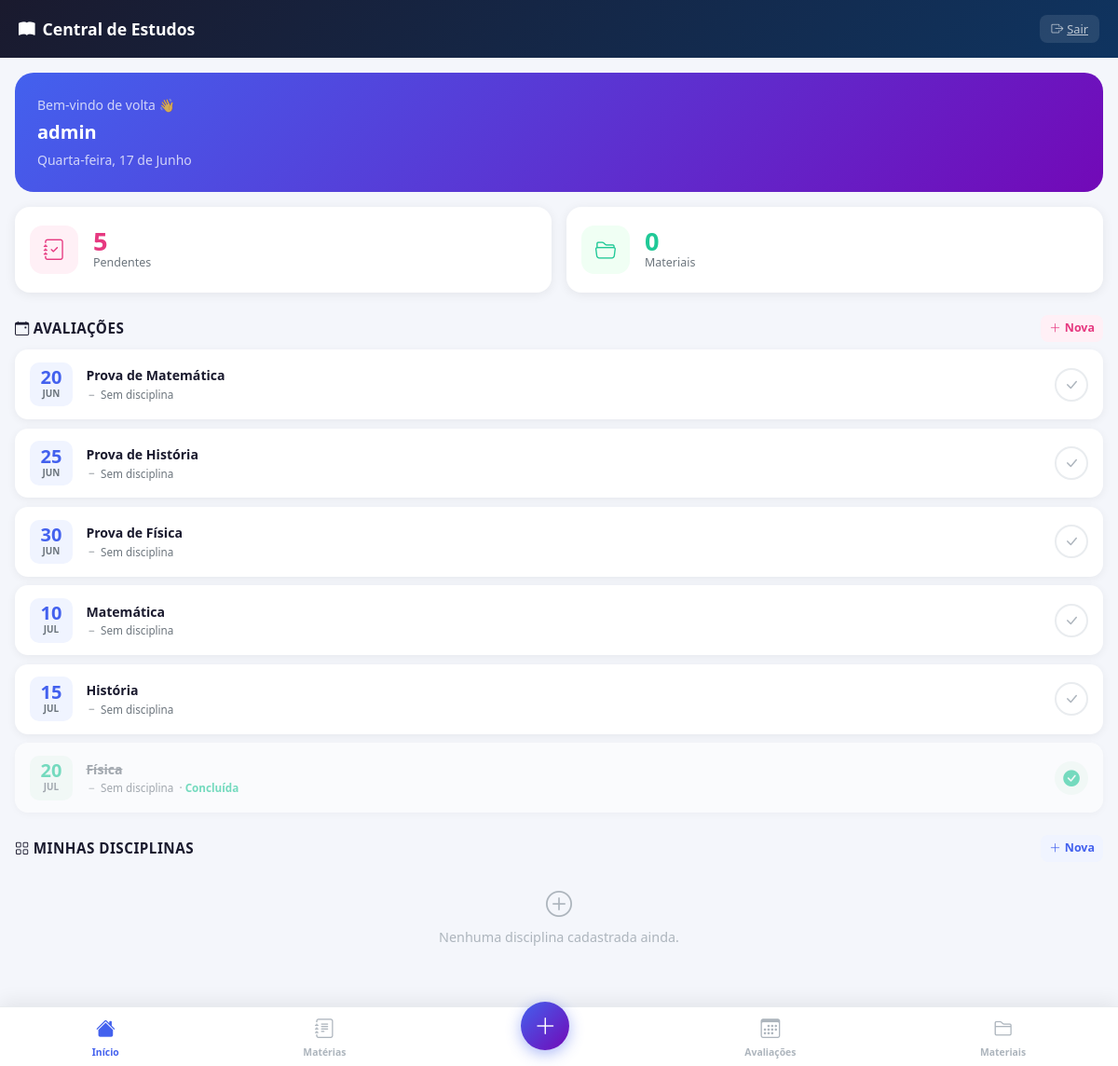
The page /dashboard/ (signed in) on the database its author committed.
### estudos/models.py (models this page shows, shortened)
class Avaliacao(models.Model):
    titulo = models.CharField(max_length=100)
    data_prova = models.DateField()
    data_prazo = models.DateField(blank=True, null=True)
    conteudo = models.TextField(blank=True, null=True)
    estudo_concluido = models.BooleanField(default=False)
    disciplina = models.ForeignKey(
        Disciplina,
        on_delete=models.SET_NULL,
        null=True,
        blank=True,
        related_name='avaliacoes'
    )
    usuario = models.ForeignKey(
        User,
        on_delete=models.CASCADE,
        related_name='avaliacoes'
    )

### estudos/views.py (the view)
# urls.py: path('dashboard/', views.dashboard, name='dashboard'),
@login_required
def dashboard(request):
    hoje = timezone.now().date()
    disciplinas = Disciplina.objects.filter(usuario=request.user)
    todas_avaliacoes = (
        Avaliacao.objects
        .filter(usuario=request.user)
        .order_by('estudo_concluido', 'data_prova')
    )
    pendentes_count = todas_avaliacoes.filter(estudo_concluido=False).count()
    materiais_count = MaterialEstudo.objects.filter(
        disciplina__usuario=request.user
    ).count()
    context = {
        'disciplinas': disciplinas,
        'todas_avaliacoes': todas_avaliacoes,
        'pendentes_count': pendentes_count,
        'materiais_count': materiais_count,
        'hoje': hoje,
    }
    return render(request, 'estudos/dashboard.html', context)

### estudos/templates/estudos/dashboard.html (shortened to what this page needs)
<!DOCTYPE html>
<html lang="pt-br">
<head>
  <link href="https://cdn.jsdelivr.net/npm/bootstrap@5.3.3/dist/css/bootstrap.min.css" rel="stylesheet">
  <link href="https://cdn.jsdelivr.net/npm/bootstrap-icons@1.11.3/font/bootstrap-icons.min.css" rel="stylesheet">
</head>
<body>
  <div class="topbar d-flex justify-content-between align-items-center">
    <span class="brand"><i class="bi bi-book-fill me-2"></i>Central de Estudos</span>
    <a href="{% url 'logout' %}" class="btn-logout">
      <i class="bi bi-box-arrow-right me-1"></i>Sair
    </a>
  </div>
  <div class="content-wrap">
    <div class="greeting-card mb-3">
      <div class="small opacity-75 mb-1">Bem-vindo de volta 👋</div>
      <div class="username">{{ request.user.get_full_name|default:request.user.username }}</div>
      <div class="small opacity-75 mt-1">{{ hoje|date:"l, d \d\e F" }}</div>
    </div>
    <div class="row g-3 mb-4">
      <div class="col-6">
        <div class="stat-card bg-white">
          <div class="stat-icon" style="background:#fff0f6;">
            <i class="bi bi-journal-check" style="color:#e63980;"></i>
          </div>
          <div>
            <div class="stat-value" style="color:#e63980;">{{ pendentes_count }}</div>
            <div class="stat-label">Pendentes</div>
          </div>
        </div>
      </div>
      <div class="col-6">
        <div class="stat-card bg-white">
          <div class="stat-icon" style="background:#f0fff4;">
            <i class="bi bi-folder2-open" style="color:#20c997;"></i>
          </div>
          <div>
            <div class="stat-value" style="color:#20c997;">{{ materiais_count }}</div>
            <div class="stat-label">Materiais</div>
          </div>
        </div>
      </div>
    </div>
    <div class="d-flex justify-content-between align-items-center mb-2">
      <div class="section-title"><i class="bi bi-calendar-event me-1"></i>Avaliações</div>
      <a href="{% url 'adicionar_avaliacao' %}" class="btn btn-sm" style="background:#fff0f6; color:#e63980; border-radius:8px; font-size:0.78rem; font-weight:600;">
        <i class="bi bi-plus-lg me-1"></i>Nova
      </a>
    </div>
    {% if todas_avaliacoes %}
      {% for av in todas_avaliacoes %}
        <div class="avaliacao-card {% if av.estudo_concluido %}concluida{% endif %}">
          <div class="avaliacao-date">
            <div class="day">{{ av.data_prova|date:"d" }}</div>
            <div class="month">{{ av.data_prova|date:"M" }}</div>
          </div>
          <div class="avaliacao-info">
            <div class="avaliacao-title">{{ av.titulo }}</div>
            <div class="avaliacao-sub">
              {% if av.disciplina %}
                <i class="bi bi-circle-fill me-1" style="font-size:0.45rem; color:{{ av.disciplina.cor_identificacao }}; vertical-align:middle;"></i>
                {{ av.disciplina.nome }}
              {% else %}
                <i class="bi bi-dash me-1"></i>Sem disciplina
              {% endif %}
              {% if av.estudo_concluido %}
                &nbsp;·&nbsp;<span style="color:#20c997; font-weight:600;">Concluída</span>
              {% endif %}
            </div>
          </div>
          {% if av.estudo_concluido %}
            <div class="badge-concluida"><i class="bi bi-check-circle-fill"></i></div>
          {% else %}
            <a href="{% url 'concluir_avaliacao' av.pk %}" class="btn-concluir" title="Marcar como concluída">
              <i class="bi bi-check-lg"></i>
            </a>
          {% endif %}
        </div>
      {% endfor %}
    {% endif %}
    <div class="d-flex justify-content-between align-items-center mt-4 mb-2">
      <div class="section-title"><i class="bi bi-grid me-1"></i>Minhas Disciplinas</div>
      <a href="{% url 'adicionar_disciplina' %}" class="btn btn-sm" style="background:#f0f4ff; color:#4361ee; border-radius:8px; font-size:0.78rem; font-weight:600;">
        <i class="bi bi-plus-lg me-1"></i>Nova
      </a>
    </div>
    <div>
      {% if disciplinas %}
        {% for d in disciplinas %}
          <div class="disciplina-row" style="background: {{ d.cor_identificacao }};">
            <span class="disciplina-chip">
              <span class="dot"></span>{{ d.nome }}
            </span>
            <a href="{% url 'remover_disciplina' d.pk %}"
               class="btn-remover-disc"
               title="Remover matéria"
               onclick="return confirm('Remover a matéria \'{{ d.nome }}\'? As avaliações vinculadas ficarão sem matéria.')">
              <i class="bi bi-trash3"></i>
            </a>
          </div>
        {% endfor %}
      {% else %}
        <p class="empty-state"><i class="bi bi-plus-circle d-block fs-3 mb-1"></i>Nenhuma disciplina cadastrada ainda.</p>
      {% endif %}
    </div>
  </div>
  <nav class="nav-bottom">
    <a href="{% url 'dashboard' %}" class="nav-item-btn active">
      <i class="bi bi-house-fill"></i>Início
    </a>
    <a href="{% url 'adicionar_disciplina' %}" class="nav-item-btn">
      <i class="bi bi-journal-text"></i>Matérias
    </a>
    <div class="fab-container" style="z-index:201;">
      <button class="fab-main" id="fabBtn" onclick="toggleFab()">
        <i class="bi bi-plus-lg"></i>
      </button>
    </div>
    <a href="{% url 'adicionar_avaliacao' %}" class="nav-item-btn">
      <i class="bi bi-calendar3"></i>Avaliações
    </a>
    <a href="#" class="nav-item-btn">
      <i class="bi bi-folder2"></i>Materiais
    </a>
  </nav>
</body>
</html>

### estudos/templates/estudos/dashboard.html (style rules this page uses)
body { background: #f4f6fb; font-family: 'Segoe UI', sans-serif; }
.topbar { background: linear-gradient(135deg, #1a1a2e 0%, #0f3460 100%); padding: 1rem 1.25rem; position: sticky; top: 0; z-index: 100; }
.topbar .brand { color: #fff; font-weight: 700; font-size: 1.1rem; }
.topbar .btn-logout { color: rgba(255,255,255,0.7); font-size: 0.8rem; background: rgba(255,255,255,0.1); border: none; border-radius: 8px; padding: 0.35rem 0.75rem; }
.greeting-card { background: linear-gradient(135deg, #4361ee, #7209b7); border-radius: 20px; padding: 1.5rem; color: #fff; border: none; }
.greeting-card .username { font-size: 1.25rem; font-weight: 700; }
.stat-card { border: none; border-radius: 16px; padding: 1.25rem 1rem; display: flex; align-items: center; gap: 1rem; box-shadow: 0 2px 12px rgba(0,0,0,0.07); }
.stat-icon { width: 52px; height: 52px; border-radius: 14px; display: flex; align-items: center; justify-content: center; font-size: 1.4rem; flex-shrink: 0; }
.stat-value { font-size: 1.7rem; font-weight: 800; line-height: 1; }
.stat-label { font-size: 0.78rem; color: #6c757d; font-weight: 500; }
.section-title { font-size: 0.95rem; font-weight: 700; color: #1a1a2e; text-transform: uppercase; letter-spacing: 0.5px; margin-bottom: 0; }
.avaliacao-card { background: #fff; border: none; border-radius: 14px; padding: 0.85rem 1rem; box-shadow: 0 2px 10px rgba(0,0,0,0.06); display: flex; align-items: center; gap: 0.9rem; margin-bottom: 0.6rem; transition: opacity 0.2s; }
.avaliacao-card.concluida { opacity: 0.6; }
.avaliacao-date { background: #f0f4ff; border-radius: 10px; padding: 0.4rem 0.6rem; text-align: center; min-width: 46px; flex-shrink: 0; }
.avaliacao-card.concluida .avaliacao-date { background: #f0faf4; }
.avaliacao-date .day { font-size: 1.25rem; font-weight: 800; color: #4361ee; line-height: 1; }
.avaliacao-card.concluida .avaliacao-date .day { color: #20c997; }
.avaliacao-date .month { font-size: 0.62rem; color: #6c757d; text-transform: uppercase; font-weight: 600; }
.avaliacao-info { flex: 1; min-width: 0; }
.avaliacao-title { font-size: 0.88rem; font-weight: 600; color: #1a1a2e; margin-bottom: 0.1rem; white-space: nowrap; overflow: hidden; text-overflow: ellipsis; }
.avaliacao-card.concluida .avaliacao-title { text-decoration: line-through; color: #6c757d; }
.avaliacao-sub { font-size: 0.73rem; color: #6c757d; }
.btn-concluir { width: 36px; height: 36px; border-radius: 50%; flex-shrink: 0; border: 2px solid #e9ecef; background: #fff; display: flex; align-items: center; justify-content: center; color: #adb5bd; cursor: pointer; transition: all 0.2s; text-decoration: none; }
.badge-concluida { width: 36px; height: 36px; border-radius: 50%; flex-shrink: 0; background: #f0faf4; display: flex; align-items: center; justify-content: center; color: #20c997; font-size: 1.1rem; }
.empty-state { color: #adb5bd; text-align: center; padding: 1rem; font-size: 0.9rem; }
.nav-bottom { position: fixed; bottom: 0; left: 0; right: 0; background: #fff; border-top: 1px solid #e9ecef; display: flex; justify-content: space-around; align-items: center; padding: 0.5rem 0 0.4rem; z-index: 200; box-shadow: 0 -4px 20px rgba(0,0,0,0.08); }
.nav-item-btn { display: flex; flex-direction: column; align-items: center; color: #adb5bd; text-decoration: none; font-size: 0.65rem; font-weight: 600; gap: 2px; padding: 0 0.6rem; }
.nav-item-btn.active, .nav-item-btn:hover { color: #4361ee; }
.nav-item-btn i { font-size: 1.3rem; }
.fab-container { position: relative; display: flex; flex-direction: column; align-items: center; }
.fab-main { width: 52px; height: 52px; background: linear-gradient(135deg, #4361ee, #7209b7); border: none; border-radius: 50%; display: flex; align-items: center; justify-content: center; box-shadow: 0 4px 16px rgba(67,97,238,0.45); cursor: pointer; transition: transform 0.2s; margin-top: -24px; }
.fab-main i { color: #fff; font-size: 1.5rem; transition: transform 0.25s; }
.content-wrap { padding: 1rem 1rem 6rem; }

### rows shown on the page
Avaliacao: data_prova "20", data_prova "JUN", titulo "Prova de Matemática", shows "Sem disciplina", estudo_concluido False (drawn)
Avaliacao: data_prova "25", data_prova "JUN", titulo "Prova de História", shows "Sem disciplina", estudo_concluido False (drawn)
Avaliacao: data_prova "30", data_prova "JUN", titulo "Prova de Física", shows "Sem disciplina", estudo_concluido False (drawn)
Avaliacao: data_prova "10", data_prova "JUL", titulo "Matemática", shows "Sem disciplina", estudo_concluido False (drawn)
Avaliacao: data_prova "15", data_prova "JUL", titulo "História", shows "Sem disciplina", estudo_concluido False (drawn)
Avaliacao: data_prova "20", data_prova "JUL", titulo "Física", shows "Sem disciplina", estudo_concluido "Concluída"

### other values the page prints
{{ request.user.get_full_name|default:request.user.username }} "admin"
{{ pendentes_count }} "5"
{{ materiais_count }} "0"
